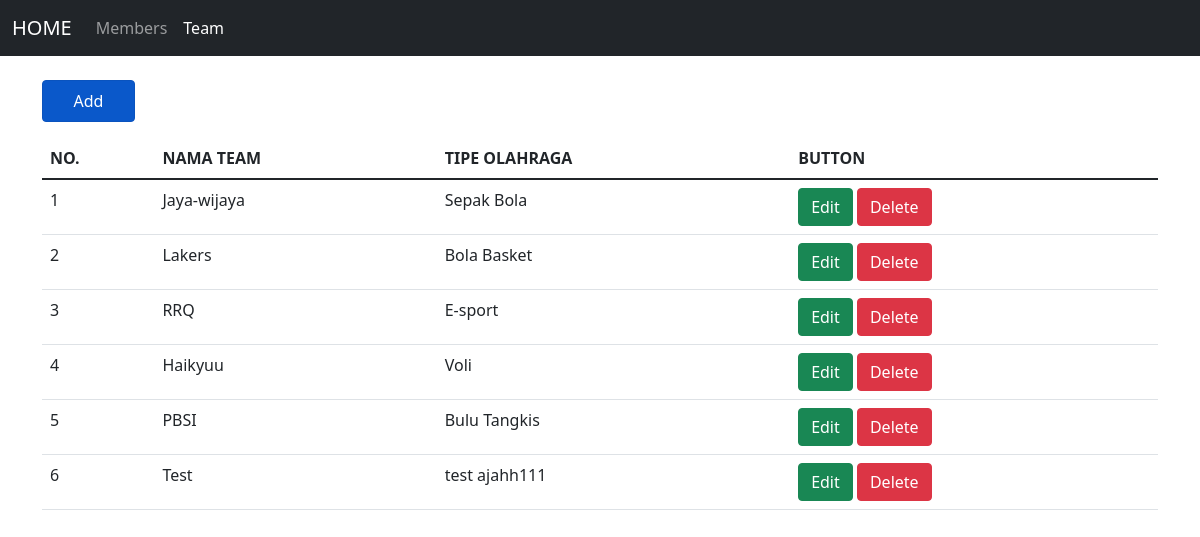
/source_code/team.php, run on the app's committed database.
### tables this page shows
CREATE TABLE `team` (
  `id` int(11) NOT NULL,
  `name` varchar(255) NOT NULL,
  `sport_type` varchar(255) NOT NULL
);

### source_code/controllers/Team.controller.php (called while the page is built, shortened)
<?php
include_once("models/Team.class.php");
include_once("views/Team.view.php");
class TeamController
{
  private $team;
  function __construct()
  {
    $this->team = new Team(Connection::$db_host, Connection::$db_user, Connection::$db_pass, Connection::$db_name);
  }
  public function index()
  {
    $this->team->open();
    $this->team->getTeam();
    $data = array();
    while($row = $this->team->getResult()){
      array_push($data, $row);
    }
    $view = new TeamView();
    $view->render($data);
  }
}

### source_code/views/Team.view.php (the view, shortened to what this page needs)
<?php
class TeamView
{
    public function render($data)
    {
    $num = 1;
    $dataTeam = null;
    foreach($data as $val) {
        list($id, $name, $sport_type) = $val;
        $dataTeam .= "<tr>
                <td>" . $num++ . "</td>
                <td>" . $name . "</td>
                <td>" . $sport_type . "</td>
                <td>
                <a href='./templates/editTeam.php?id=" . $id . "&name=" . $name . "&sport_type=" . $sport_type . "' class='btn btn-success''>Edit</a>
                <a href='team.php?id_delete=" . $id . "' class='btn btn-danger''>Delete</a>
                </td>
                </tr>";
        }
    }
}
?>

### data on the page
team: name "Jaya-wijaya", sport_type "Sepak Bola"
team: name "Lakers", sport_type "Bola Basket"
team: name "RRQ", sport_type "E-sport"
team: name "Haikyuu", sport_type "Voli"
team: name "PBSI", sport_type "Bulu Tangkis"
team: name "Test", sport_type "test ajahh111"

### other printed values
$this->content "HOME Members Team Add NO. NAMA TEAM TIPE OLAHRAGA BUTTON"
